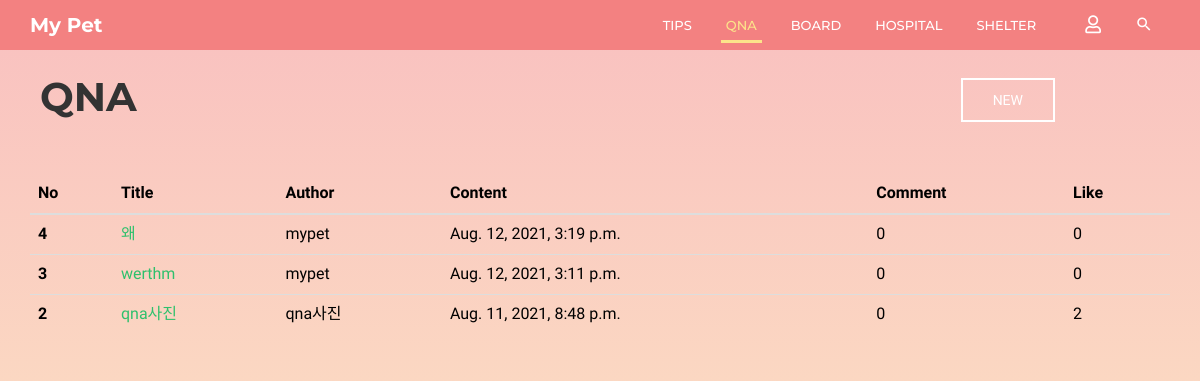
Before: /community/qna/ with the older database file.
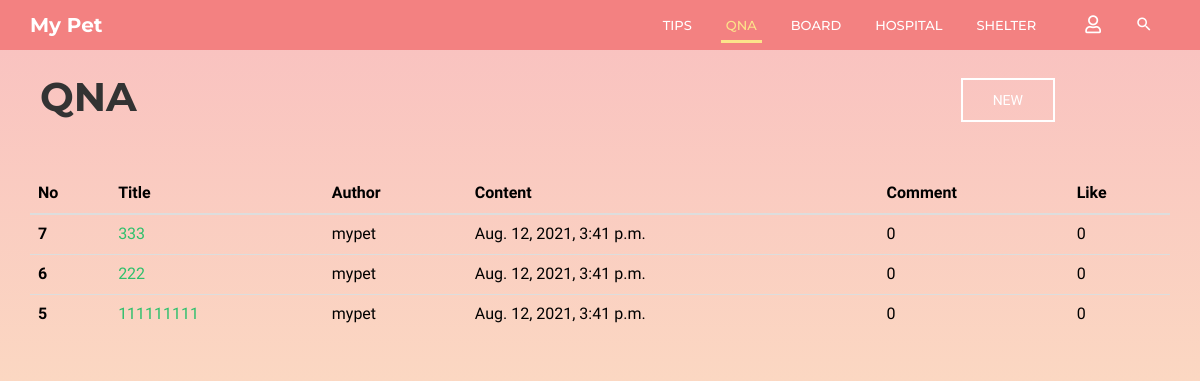
After: the same page with the newer database file.
### community/models.py (models this page shows, shortened)
class Qna(models.Model):
    b_title = models.CharField(max_length=30)
    b_author = models.CharField(max_length=20)
    b_content = models.CharField(max_length=5000)
    b_date = models.DateTimeField(auto_now=True)  # 글 수정하면 수정한 시각으로 갱신됨
    b_comment_count = models.IntegerField(default=0)
    b_like_count = models.IntegerField(default=0)
    b_photo = models.ImageField(blank=True, null=True, default='../media/noimage.jpg')

### community/views.py (the view)
# urls.py: path('qna/', views.qna, name='qna'),
def qna(request):
    posts = Qna.objects.all().order_by('-id')
    return render(request, 'community/qna.html', {'posts': posts})

### community/templates/community/qna.html (shortened to what this page needs)
{% extends 'base.html' %}
{% block html_body %}
    <link rel="stylesheet" href="/static/css/pages/header.css">
    <link rel="stylesheet" href="/static/css/pages/board.css">
    <header id="column-header">
        <div id="nino-headerInner">
            <nav id="nino-navbar" class="navbar navbar-default" role="navigation">
                <div class="container">
                    <div class="navbar-header">
                        <a class="navbar-brand" href="{% url 'home' %}">My Pet</a>
                    </div>
                    <div class="nino-menuItem pull-right">
                        <div class="collapse navbar-collapse pull-left" id="nino-navbar-collapse">
                            <ul class="nav navbar-nav">
                                <li><a href="#" onclick="testa('{% url 'community:tips' %}')">Tips<span class="sr-only">(current)</span></a>
                                </li>
                                <li class="active"><a href="#" onclick="testa('{% url 'community:qna' %}')">QnA</a></li>
                                <li><a href="#" onclick="testa('{% url 'community:board' %}')">Board</a></li>
                                <li><a href="#" onclick="testa('{% url 'community:hospital' %}')">Hospital</a></li>
                                <li><a href="#" onclick="testa('{% url 'community:shelter' %}')">Shelter</a></li>
                            </ul>
                        </div>
                        <ul class="nino-iconsGroup nav navbar-nav">
                            {% if user.is_authenticated %}
                                <li><a href="#" onclick="testa('{% url 'community:logout' %}')"><i
                                        class="mdi fas fa-user-slash nino-icon"></i></a></li>
                            {% else %}
                                <li><a href="#" onclick="testa('{% url 'community:login' %}')"><i
                                        class="mdi far fa-user nino-icon"></i></a></li>
                            {% endif %}
                            <li><a href="#" class="nino-search"><i class="mdi mdi-magnify nino-icon"></i></a></li>
                        </ul>
                    </div>
                </div>
            </nav>
        </div>
    </header>
    <div class="container board-header">
        <div class="board-title">
            <h1 class="title-h1">QnA</h1>
        </div>
        <div class="board-post-btn">
            <a href="{% url 'community:qna_create' %}" class="nino-btn nino-post-btn">NEW</a>
        </div>
    </div>
    <div class="container">
        <div class="tips-page tips-table">
            <table class="table table-hover">
                <thead class="thead-dark">
                <tr>
                    <th scope="col">No</th>
                    <th scope="col">Title</th>
                    <th scope="col">Author</th>
                    <th scope="col">Content</th>
                    <th scope="col">Comment</th>
                    <th scope="col">Like</th>
                </tr>
                </thead>
                <tbody>
                {% for post in posts %}
                    <tr>
                        <th scope="row">{{ post.id }}</th>
                        <td><a href="/community/{{ post.id }}/qna_detail/">{{ post.b_title }}</a></td>
                        <td>{{ post.b_author }}</td>
                        <td>{{ post.b_date }}</td>
                        <td>{{ post.b_comment_count }}</td>
                        <td>{{ post.b_like_count }}</td>
                    </tr>
                {% endfor %}
                </tbody>
            </table>
        </div>
    </div>
{% endblock %}

Changed rows visible on the page:
removed Qna: id "4", b_title "왜", b_author "mypet", b_date "Aug. 12, 2021, 3:19 p.m.", b_comment_count "0", b_like_count "0"
removed Qna: id "3", b_title "werthm", b_author "mypet", b_date "Aug. 12, 2021, 3:11 p.m.", b_comment_count "0", b_like_count "0"
removed Qna: id "2", b_title "qna사진", b_author "qna사진", b_date "Aug. 11, 2021, 8:48 p.m.", b_comment_count "0", b_like_count "2"
added Qna: id "7", b_title "333", b_author "mypet", b_date "Aug. 12, 2021, 3:41 p.m.", b_comment_count "0", b_like_count "0"
added Qna: id "6", b_title "222", b_author "mypet", b_date "Aug. 12, 2021, 3:41 p.m.", b_comment_count "0", b_like_count "0"
added Qna: id "5", b_title "111111111", b_author "mypet", b_date "Aug. 12, 2021, 3:41 p.m.", b_comment_count "0", b_like_count "0"
